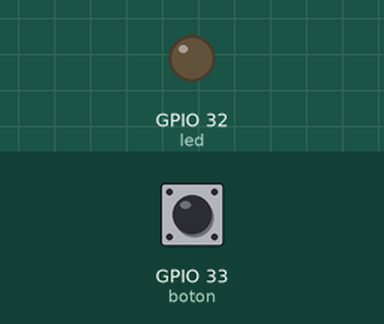
This sketch was run on a simulated ESP32. On the bench: output pins drawn as LEDs (lit = HIGH). The test bench sets the inputs (shaded band); at power-on: GPIO 33 (boton) LOW. WiFi joins after 1.5 s; servers stay silent unless stated; web services answer with replies made up by the test bench; what the sketch prints to the serial monitor is not drawn.

Above: at 3.7 s.
3.8 s: GPIO 33 (boton) pulled HIGH for 3 s
At 6.5 s:
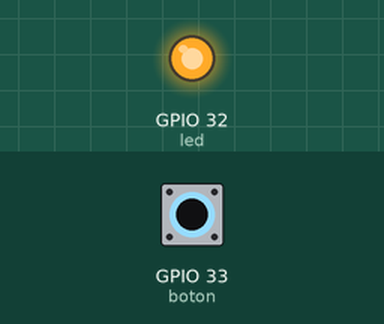
Timing chart, 0 to 10.4 s (numbered marks = the images above; inputs shaded):
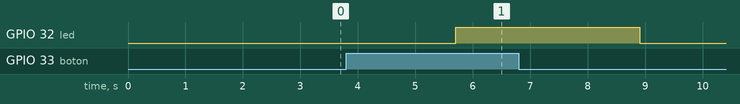

Measured:
- after the input at 3.8 s, GPIO 32 (led): LOW → HIGH after 1.9 s, → LOW 3.2 s later

The sketch:

sensor_dig.ino
```cpp
#include <WiFi.h>  // Incluye la librería WiFi para la conexión a redes
#include <HTTPClient.h>  // Librería para realizar peticiones HTTP

// Puertos GPIO (pines del ESP32)
int boton = 33;  // Pin donde está conectado el botón
int led = 32;    // Pin donde está conectado el LED

// Variable para almacenar el estado del botón
int status_boton = 0;

// Configuración para enviar datos a ThingSpeak
String url = "https://api.thingspeak.com/update?"; // URL del servidor de ThingSpeak
String api_key = "L4E417INWL0WNQJ1"; // Clave API personal del tablero en ThingSpeak
String sensor = "field1"; // Campo donde se enviará el dato del botón

void setup() {
  // Configuración de los pines
  pinMode(led, OUTPUT);  // Configura el pin del LED como salida
  pinMode(boton, INPUT); // Configura el pin del botón como entrada

  delay(1000);  // Pequeña pausa antes de iniciar la conexión
  Serial.begin(115200);  // Inicia la comunicación serie a 115200 baudios

  // Conexión a la red WiFi
  WiFi.begin("MEGACABLE-2.4G-E3A3", "JtsX8W7e24");  // Nombre de la red WiFi y contraseña (vacía en este caso)

  // Esperar hasta que se establezca la conexión WiFi
  while ((WiFi.status() != WL_CONNECTED)) {
    delay(500);
    Serial.print(".");  // Muestra puntos en la consola mientras se conecta
  }
  Serial.println("WiFi conectado");  // Mensaje de confirmación de conexión
}

void loop() {
  // Leer el estado del botón (0 si no está presionado, 1 si está presionado)
  status_boton = digitalRead(boton);

  // Encender o apagar el LED según el estado del botón
  if (status_boton == 1) {
    digitalWrite(led, HIGH);  // Enciende el LED si el botón está presionado
  } else {
    digitalWrite(led, LOW);   // Apaga el LED si el botón no está presionado
  }

  // Verifica si el ESP32 está conectado a WiFi antes de enviar datos
  if ((WiFi.status() == WL_CONNECTED)) {
    // Crear un objeto HTTPClient para la solicitud HTTP
    HTTPClient http;

    // Construir la URL con los datos del botón
    String message = url + "api_key=" + api_key + "&" + sensor + "=" + String(status_boton);
    http.begin(message); // Iniciar la conexión HTTP

    // Realizar la petición GET a ThingSpeak y obtener el código de respuesta
    int httpCode = http.GET();
    Serial.println(message);  // Muestra la URL de la petición en la consola
    Serial.print("Código GET: ");
    Serial.println(httpCode);  // Muestra el código de respuesta de la solicitud HTTP

    http.end();  // Finaliza la conexión HTTP
  }

  delay(3000);  // Espera 3 segundos antes de enviar nuevamente
}
```
